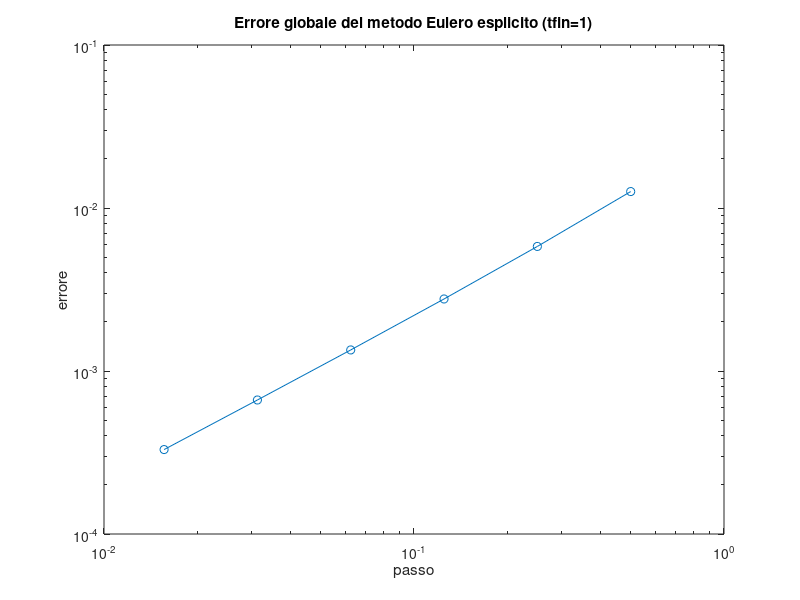

MATLAB code to generate this figure:
%Verifichiamo che l'errore globale del metodo di 
% Eulero esplicito sia O(h)
%Usiamo come esempio la ODE
%  y' = y(1-y)
%  y(0) = y0 = 0.3
% la cui soluzione esatta è
%  y(t) = y0*exp(t)/(1+y0*(exp(t)-1))
  
y0=0.3;
esatta = y0*exp(1)/(1+y0*(exp(1)-1)); % al tempo t=1

clear H err
for k=1:6
    h=2^(-k); % lunghezza del passo
    N=2^k;    % numero dei passi

    %Applico N passi di E.E. di lunghezza h
    y1=y0;
    for i=1:N
        y1 = y1 + h* y1*(1-y1);
    end
    H(k) = h;
    err(k) = abs(y1-esatta);
end
loglog(H, err,'o-');
title 'Errore globale del metodo Eulero esplicito (tfin=1)'
xlabel 'passo'
ylabel 'errore'

p=polyfit(log(H), log(err) ,1);
disp(sprintf('Ordine di convergenza misurato: %f',p(1)))